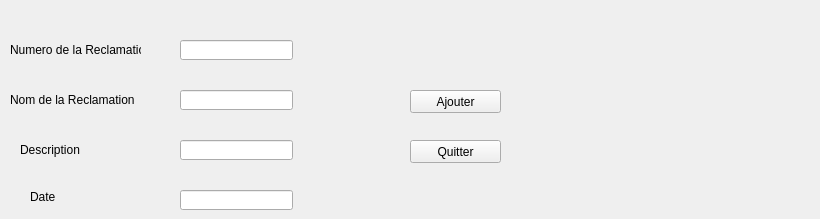
        <widget class="QWidget" name="tab_5">
         <attribute name="title">
          <string>Ajouter une Reclamation</string>
         </attribute>
         <widget class="QLabel" name="label">
          <property name="geometry">
           <rect>
            <x>10</x>
            <y>40</y>
            <width>131</width>
            <height>20</height>
           </rect>
          </property>
          <property name="text">
           <string>Numero de la Reclamation</string>
          </property>
         </widget>
         <widget class="QLabel" name="label_2">
          <property name="geometry">
           <rect>
            <x>10</x>
            <y>90</y>
            <width>131</width>
            <height>20</height>
           </rect>
          </property>
          <property name="text">
           <string>Nom de la Reclamation</string>
          </property>
         </widget>
         <widget class="QLabel" name="label_3">
          <property name="geometry">
           <rect>
            <x>20</x>
            <y>140</y>
            <width>61</width>
            <height>20</height>
           </rect>
          </property>
          <property name="text">
           <string>Description</string>
          </property>
         </widget>
         <widget class="QLabel" name="label_4">
          <property name="geometry">
           <rect>
            <x>30</x>
            <y>190</y>
            <width>47</width>
            <height>14</height>
           </rect>
          </property>
          <property name="text">
           <string>Date</string>
          </property>
         </widget>
         <widget class="QLineEdit" name="numR">
          <property name="geometry">
           <rect>
            <x>180</x>
            <y>40</y>
            <width>113</width>
            <height>20</height>
           </rect>
          </property>
         </widget>
         <widget class="QLineEdit" name="lineEdit_nomR">
          <property name="geometry">
           <rect>
            <x>180</x>
            <y>90</y>
            <width>113</width>
            <height>20</height>
           </rect>
          </property>
         </widget>
         <widget class="QLineEdit" name="lineEdit_descriptionR">
          <property name="geometry">
           <rect>
            <x>180</x>
            <y>140</y>
            <width>113</width>
            <height>20</height>
           </rect>
          </property>
         </widget>
         <widget class="QPushButton" name="pb_ajouter_rec">
          <property name="geometry">
           <rect>
            <x>410</x>
            <y>90</y>
            <width>91</width>
            <height>23</height>
           </rect>
          </property>
          <property name="styleSheet">
           <string notr="true">
alternate-background-color: rgb(0, 85, 255);</string>
          </property>
          <property name="text">
           <string>Ajouter</string>
          </property>
          <property name="autoRepeat">
           <bool>false</bool>
          </property>
         </widget>
         <widget class="QPushButton" name="pushButton_2">
          <property name="geometry">
           <rect>
            <x>410</x>
            <y>140</y>
            <width>91</width>
            <height>23</height>
           </rect>
          </property>
          <property name="text">
           <string>Quitter</string>
          </property>
         </widget>
         <widget class="QLineEdit" name="dateR">
          <property name="geometry">
           <rect>
            <x>180</x>
            <y>190</y>
            <width>113</width>
            <height>20</height>
           </rect>
          </property>
         </widget>
         <widget class="QLabel" name="label_15">
          <property name="geometry">
           <rect>
            <x>650</x>
            <y>20</y>
            <width>161</width>
            <height>101</height>
           </rect>
          </property>
          <property name="styleSheet">
           <string notr="true">image: url(:/128600931_1102401160197019_8051103514919619627_n.png);</string>
          </property>
          <property name="text">
           <string/>
          </property>
          <property name="pixmap">
           <pixmap>../../Downloads/128600931_1102401160197019_8051103514919619627_n.png</pixmap>
          </property>
          <property name="scaledContents">
           <bool>true</bool>
          </property>
          <property name="wordWrap">
           <bool>false</bool>
          </property>
          <property name="openExternalLinks">
           <bool>false</bool>
          </property>
         </widget>
        </widget>
